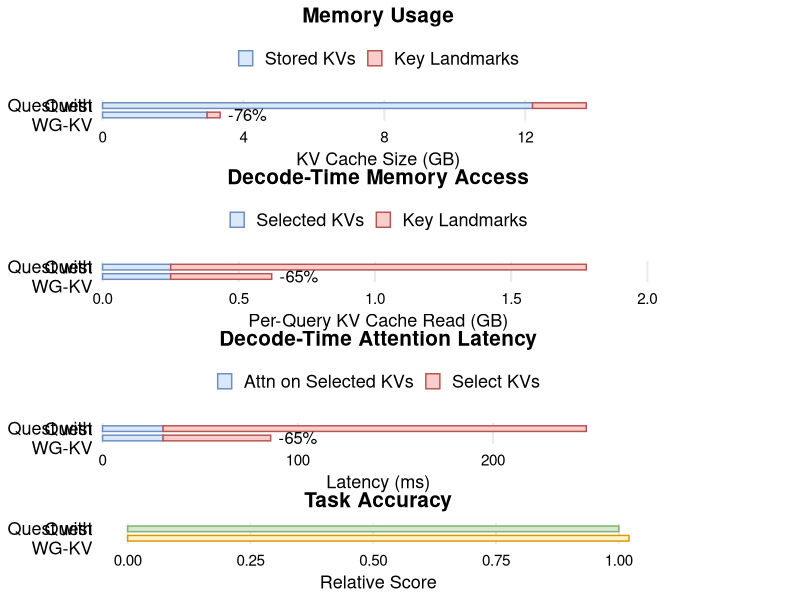

The R script that drew this image:
library(tidyverse)
library(patchwork)

num_kv_heads <- 8
num_hidden_layers <- 32
bytes_per_token <- 256

memory_usage_scale <- num_kv_heads * num_hidden_layers * bytes_per_token / 1024 / 1024 / 1024
memory_access_scale <- num_kv_heads * num_hidden_layers * bytes_per_token / 1024 / 1024 / 1024
method_levels <- c("Quest", "Quest with WG-KV")

data <- read_csv("data/quest.csv", show_col_types = FALSE) %>%
  mutate(method = factor(method, levels = method_levels))

task_accuracy_score <- read_csv("data/integration.csv", show_col_types = FALSE) %>%
  filter(kv_attended == 2048, method %in% c("Quest Only", "WG-KV + Quest")) %>%
  select(panel_title, method, score) %>%
  pivot_wider(names_from = method, values_from = score) %>%
  summarise(score = mean(`WG-KV + Quest` / `Quest Only`)) %>%
  pull(score)

task_accuracy_data <- tibble(
  method = factor(c("Quest", "Quest with WG-KV"), levels = method_levels),
  score = c(1.0, task_accuracy_score)
)

make_stacked_plot <- function(data, title, bottom_col, top_col, y_label, legend_labels, value_scale = 1) {
  plot_data <- data %>%
    select(method, bottom = {{ bottom_col }}, top = {{ top_col }}) %>%
    pivot_longer(
      cols = c(bottom, top),
      names_to = "component",
      values_to = "value"
    ) %>%
    mutate(
      component = factor(component, levels = c("bottom", "top")),
      value = value * value_scale
    )

  reduction_labels <- plot_data %>%
    group_by(method) %>%
    summarise(total_value = sum(value), .groups = "drop") %>%
    mutate(
      baseline_value = total_value[method == "Quest"][1],
      reduction = (total_value - baseline_value) / baseline_value,
      label = if_else(
        method == "Quest with WG-KV" & is.finite(reduction),
        scales::label_percent(accuracy = 1)(reduction),
        ""
      )
    )

  ggplot(plot_data, aes(y = method, x = value, fill = component, colour = component)) +
    geom_col(width = 0.6, position = position_stack(reverse = TRUE), linewidth = 0.5) +
    geom_text(
      data = reduction_labels,
      aes(y = method, x = total_value, label = label),
      hjust = -0.2,
      size = 4.2,
      colour = "black",
      inherit.aes = FALSE
    ) +
    scale_fill_manual(
      breaks = c("bottom", "top"),
      labels = rev(legend_labels),
      values = c(
        "bottom" = "#DAE8FC",
        "top" = "#F8CECC"
      )
    ) +
    scale_colour_manual(
      values = c(
        "bottom" = "#6C8EBF",
        "top" = "#B85450"
      )
    ) +
    scale_y_discrete(
      limits = rev(method_levels),
      labels = \(x) str_wrap(x, width = 14)
    ) +
    scale_x_continuous(
      labels = scales::label_comma(),
      expand = expansion(mult = c(0, 0.14))
    ) +
    guides(
      fill = guide_legend(
        reverse = FALSE,
        nrow = 1,
        byrow = TRUE,
        override.aes = list(
          linewidth = 0.5,
          colour = c("#6C8EBF", "#B85450")
        )
      ),
      colour = "none"
    ) +
    labs(
      title = title,
      x = y_label,
      y = NULL,
      fill = NULL
    ) +
    coord_cartesian(clip = "off") +
    theme_minimal(base_size = 16) +
    theme(
      plot.title = element_text(size = 15, hjust = 0.5, face = "bold"),
      axis.title.x = element_text(size = 13, colour = "black"),
      axis.title.y = element_text(size = 13, colour = "black"),
      axis.text.x = element_text(size = 11, colour = "black"),
      axis.text.y = element_text(size = 13, colour = "black"),
      legend.position = "top",
      legend.text = element_text(size = 13),
      legend.key.width = grid::unit(0.8, "lines"),
      legend.key.height = grid::unit(0.6, "lines"),
      panel.grid.minor = element_blank(),
      panel.grid.major.y = element_blank(),
      plot.margin = margin(0, 100, 0, 0)
    )
}

memory_usage_plot <- make_stacked_plot(
  data = data,
  title = "Memory Usage",
  bottom_col = stored_kvs,
  top_col = key_landmarks,
  y_label = "KV Cache Size (GB)",
  legend_labels = c("Key Landmarks", "Stored KVs"),
  value_scale = memory_usage_scale
)

memory_access_plot <- make_stacked_plot(
  data = data,
  title = "Decode-Time Memory Access",
  bottom_col = selected_kvs,
  top_col = key_landmarks,
  y_label = "Per-Query KV Cache Read (GB)",
  legend_labels = c("Key Landmarks", "Selected KVs"),
  value_scale = memory_access_scale
)

attention_latency_plot <- make_stacked_plot(
  data = data,
  title = "Decode-Time Attention Latency",
  bottom_col = attention_time,
  top_col = select_time,
  y_label = "Latency (ms)",
  legend_labels = c("Select KVs", "Attn on Selected KVs")
)

task_accuracy_plot <- ggplot(task_accuracy_data, aes(y = method, x = score, fill = method, colour = method)) +
  geom_col(width = 0.6, linewidth = 0.5) +
  scale_fill_manual(
    values = c(
      "Quest" = "#D5E8D4",
      "Quest with WG-KV" = "#FFF2CC"
    ),
    guide = "none"
  ) +
  scale_colour_manual(
    values = c(
      "Quest" = "#82B366",
      "Quest with WG-KV" = "#D79B00"
    ),
    guide = "none"
  ) +
  scale_y_discrete(
    limits = rev(method_levels),
    labels = \(x) str_wrap(x, width = 14)
  ) +
  labs(
    title = "Task Accuracy",
    x = "Relative Score",
    y = NULL
  ) +
  theme_minimal(base_size = 16) +
  theme(
    plot.title = element_text(size = 15, hjust = 0.5, face = "bold"),
    axis.title.x = element_text(size = 13, colour = "black"),
    axis.title.y = element_text(size = 13, colour = "black"),
    axis.text.x = element_text(size = 11, colour = "black"),
    axis.text.y = element_text(size = 13, colour = "black"),
    panel.grid.minor = element_blank(),
    panel.grid.major.y = element_blank(),
    plot.margin = margin(0, 100, 0, 0)
  )

fig <- memory_usage_plot + memory_access_plot +
  attention_latency_plot + task_accuracy_plot +
  plot_layout(ncol = 1)

ggsave("quest.pdf", fig, width = 5, height = 8, units = "in")
